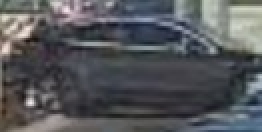
#> input picture images/car/Screenshot_37.jpg, 131 x 66 px, found by its file name (shown 2 times larger); its folder holds only this picture in this run
$ python color-identify-lab-deltacie.py
#> lines starting #> are read from the running program, lines starting #| are printed output that depends on the picture
# This is a program to identify the max occupied color and its name from the given image.

from sklearn.cluster import KMeans
import matplotlib.pyplot as plt
import numpy as np
import cv2
from collections import Counter
from colory.color import Color
from skimage.color import rgb2lab, deltaE_cie76
import os


# Function to convert the RGB values into Hexa-Decimal values
def RGB2HEX(color):
    return "#{:02x}{:02x}{:02x}".format(int(color[0]), int(color[1]), int(color[2]))

# Function to read the Image in OpenCV and convert its color from BGR to Lab
def get_image(image_path):
#> called with image_path = 'images\\car/Screenshot_37.jpg'
    image = cv2.imread(image_path)
#> image is the input picture: shape (66, 131, 3); mean B, G, R 91, 87.5, 85.8
    image = cv2.cvtColor(image, cv2.COLOR_BGR2Lab)
#> image: shape (66, 131, 3); mean of channels 0, 1, 2 93.4, 128.3, 125.7
    x = 8
    y = 8
    w = 122
    h = 58
    image = image[y:y+h, x:x+w]
#> image: shape (58, 122, 3); mean of channels 0, 1, 2 87, 128.4, 125
    #cv2..imshow("get_image",image)
    #plt.imshow(image)
    #plt.show()
    return image


# Function to convert the centered HSV cluster into RGB values
def convert_Lab2RGB(center_colors,rgbarr=[]):
    for cluster in center_colors:
        #print("cluster %%%%%%%%%%",cluster)
        l = cluster[0]
        a = cluster[1]
        b = cluster[2]

        lab_image = np.uint8([[[l,a,b ]]])
        #print("lab_image ***************",lab_image)
        lab2rgb = cv2.cvtColor(lab_image,cv2.COLOR_Lab2RGB)

        l1 = lab2rgb[0][0][0]
        a1 = lab2rgb[0][0][1]
        b1 = lab2rgb[0][0][2]
        rgb_row = [l1,a1,b1]
        #print("RGBrow =============",rgbrow)
        rgbarr.append(rgb_row)
        #print("lab2rgb arr *******************",rgbarr)

    return rgbarr

def get_closest_color_name(dominant):
    #print("Dominant ==",dominant)

    red =  np.uint8([[[150, 90, 100]]])
    blue = np.uint8([[[0,0,128]]])
    white = np.uint8([[[220,220,220]]])
    black = np.uint8([[[0,0,0]]])
    gray = np.uint8([[[128,128,128]]])

    lime = np.uint8([[[0,255,0]]])
    yellow = np.uint8([[[255,255,0]]])
    cyan_aqua = np.uint8([[[0,255,255]]])
    magenta = np.uint8([[[255,0,255]]])
    silver = np.uint8([[[192,192,192]]])

    maroon = np.uint8([[[128,0,0]]])
    olive = np.uint8([[[128,128,0]]])
    green = np.uint8([[[0,128,0]]])
    purple = np.uint8([[[128,0,128]]])
    teal = np.uint8([[[0,128,128]]])
    navy = np.uint8([[[0,0,128]]])


    # Convert from RGB to Lab Color Space
    color_car_rgb =np.uint8([[[dominant[0], dominant[1], dominant[2]]]])
    #print("Color_car _RGB ===", color_car_rgb)

    color_red_lab = rgb2lab(red)
    color_blue_lab = rgb2lab(blue)
    color_black_lab = rgb2lab(black)
    color_white_lab = rgb2lab(white)
    color_gray_lab = rgb2lab(gray)

    color_lime_lab = rgb2lab(lime)
    color_cyan_aqua_lab = rgb2lab(cyan_aqua)
    color_magenta_lab = rgb2lab(magenta)
    color_yellow_lab = rgb2lab(yellow)

    color_silver_lab = rgb2lab(silver)
    color_maroon_lab = rgb2lab(maroon)
    color_olive_lab = rgb2lab(olive)
    color_green_lab = rgb2lab(green)
    color_purple_lab = rgb2lab(purple)
    color_teal_lab = rgb2lab(teal)
    color_navy_lab = rgb2lab(navy)

    color_car_lab = rgb2lab(color_car_rgb)
    #print("Color_car _Lab ===", color_car_lab)

    # Convert from RGB to Lab Color Space
    delta_e_red = deltaE_cie76(color_red_lab, color_car_lab)
    delta_e_blue = deltaE_cie76(color_blue_lab, color_car_lab)
    delta_e_black = deltaE_cie76(color_black_lab, color_car_lab)
    delta_e_white = deltaE_cie76(color_white_lab, color_car_lab)
    delta_e_gray = deltaE_cie76(color_gray_lab, color_car_lab)

    delta_e_lime = deltaE_cie76(color_lime_lab , color_car_lab)
    delta_e_cyan_aqua = deltaE_cie76(color_cyan_aqua_lab , color_car_lab)
    delta_e_magenta = deltaE_cie76(color_magenta_lab, color_car_lab)
    delta_e_yellow = deltaE_cie76(color_yellow_lab, color_car_lab)

    delta_e_silver = deltaE_cie76(color_silver_lab, color_car_lab)
    delta_e_maroon = deltaE_cie76(color_maroon_lab, color_car_lab)
    delta_e_olive = deltaE_cie76(color_olive_lab, color_car_lab)
    delta_e_green = deltaE_cie76(color_green_lab, color_car_lab)
    delta_e_purple = deltaE_cie76(color_purple_lab, color_car_lab)
    delta_e_teal = deltaE_cie76(color_teal_lab, color_car_lab)
    delta_e_navy = deltaE_cie76(color_navy_lab, color_car_lab)

    # print("-------red", delta_e_red, "blue", delta_e_blue, "white", delta_e_white, "black", delta_e_black)


    dicti = {"red": delta_e_red, "blue": delta_e_blue, "white": delta_e_white, "black": delta_e_black, "White": delta_e_white, "Gray": delta_e_gray, "Lime": delta_e_lime, "Cyan/Aqua": delta_e_cyan_aqua, "Magenta": delta_e_magenta, "Yellow": delta_e_yellow, "Silver": delta_e_silver, "Maroon": delta_e_maroon, "Olive": delta_e_olive, "Green": delta_e_green, "Purple": delta_e_purple, "Teal": delta_e_teal, "Navy": delta_e_navy}
    key_min = min(dicti, key=dicti.get)
    #print("Closest Color = ", key_min)
    return key_min


# Function to find the Most Occupied color using K-Means Algorithm .
def get_colors(image, number_of_colors, show_chart):
    #cv2.imshow("Actual image ",image)
    # Resize and Reshape the image
#> called with number_of_colors = 5, show_chart = True
    modified_image = cv2.resize(image, (100, 100), interpolation = cv2.INTER_AREA)
#> modified_image: shape (100, 100, 3); mean of channels 0, 1, 2 86.9, 128.3, 124.9
    modified_image = modified_image.reshape(modified_image.shape[0]*modified_image.shape[1], 3)

    # apply K-means algorithm - pass the no. of max. colors to find as argument .
    clf = KMeans(n_clusters = number_of_colors)
    # Fit and predict the labels for the mentioned no. of clusters. Compute cluster centers and predict cluster index for each sample.
    labels = clf.fit_predict(modified_image)
#> labels = 10000 values, max 4 at index 14, min 0 at index 510, mean 1.65

    #print("Labels =====",labels)
    # Use Counter to store the no. of pixels available in each cluster
    # A Counter is a subclass of dict. Therefore it is an unordered collection where elements and their respective count are stored as dictionary.
    counts = Counter(labels)
#> counts = {3: 514, 1: 1108, 4: 1644, 2: 3660, 0: 3074}
    #print("counts before sort = = = ",counts)

    # sort to ensure correct color percentage
    counts = dict(sorted(counts.items()))
#> counts = {0: 3074, 1: 1108, 2: 3660, 3: 514, 4: 1644}
    #print("counts after sort = = = ",counts)
    #  finding the center color value for each of the clusters
    center_colors = clf.cluster_centers_
    #print("centerd_colors lab =========",center_colors)

    #convert the cluster values from HSV2RGB
    center_colors = convert_Lab2RGB(center_colors,[])
    #print("centerd_colors RGB =========",center_colors)

    # We get ordered colors by iterating through the keys
    ordered_colors = [center_colors[i] for i in counts.keys()]
#> ordered_colors = [[46, 49, 55], [131, 135, 138], [66, 70, 75], [178, 181, 173], [94, 97, 104]]
    #for i in counts.items():
        #print("hex_col list",i)
    hex_colors = [RGB2HEX(ordered_colors[i]) for i in counts.keys()] # This returns the Hexa-Decimal value of each cluster
#> hex_colors = ['#2e3137', '#83878a', '#42464b', '#b2b5ad', '#5e6168']


    #print("hex_colors            ",hex_colors)
    Color_names = [get_closest_color_name(i) for i in ordered_colors]
#> Color_names = ['black', 'Gray', 'Gray', 'Silver', 'Gray']

    rgb_colors = [ordered_colors[i] for i in counts.keys()]
#> rgb_colors has the same summary as ordered_colors
    #print(" rgb_colors : ", rgb_colors)


    # TO Display the highly occupied color name
    global max_occupied_color
    for i,val in Counter(labels).most_common(1):
        max_color = i
        #print("i = ",max_color)
        #print("val = ",val)
        max_occupied_color = get_closest_color_name(ordered_colors[max_color])
        print("Dominant Color = ",max_occupied_color)
#> this loop made 1 pass
#> (i, val, max_color, red in get_closest_color_name, white in get_closest_color_name, gray in get_closest_color_name, lime in get_closest_color_name, cyan_aqua in get_closest_color_name) on pass 1: (2, 3660, 2, [[150, 90, 100]], [[220, 220, 220]], [[128, 128, 128]], [[0, 255, 0]], [[0, 255, 255]])
#| Dominant Color =  Gray

    # To Display each cluster color in pie chart with percentage
    if(show_chart):
        plt.figure(figsize = (8, 6))
        plt.pie(counts.values(), labels = Color_names, colors = hex_colors,autopct='%1.0f%%')
        plt.show()
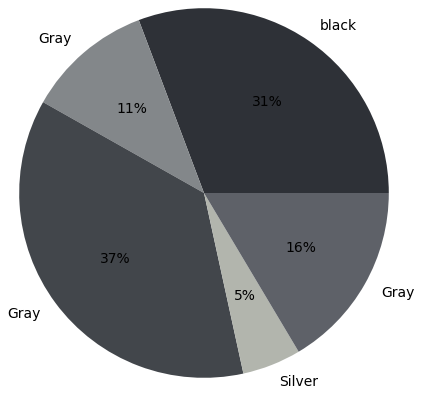
#> figure drawn by matplotlib, 1 panel

    return rgb_colors

# Function to label the identified color name on image
def get_color_label(image):
    # font
    font = cv2.FONT_HERSHEY_SIMPLEX
    # org
    org = (10, 10)
    # fontScale
    fontScale = 0.5

    # Blue color in BGR
    color = (255, 0, 0)

    # Line thickness of 2 px
    thickness = 1

    # Using cv2.putText() method
    #image = cv2.putText(image,max_occupied_color, org, font,fontScale, color, thickness, cv2.LINE_AA)
    image = cv2.putText(cv2.cvtColor(image, cv2.COLOR_Lab2RGB),max_occupied_color, org, font,fontScale, color, thickness, cv2.LINE_AA,bottomLeftOrigin=False)
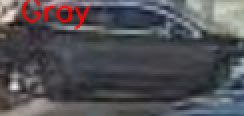
#> image: shape (58, 122, 3) (shown 2 times larger); mean R, G, B 81.8, 80.4, 84.8
    plt.imshow(image)
    plt.show()


IMAGE_DIRECTORY = 'images\car'
#dir_path = os.getcwd()
dir_path = os.path.dirname(os.path.realpath(__file__))
#print("dir_path =========",dir_path)
Image_Folder_Path =os.path.join(dir_path,IMAGE_DIRECTORY)
#print(Image_Folder_Path)


for file in os.listdir(Image_Folder_Path):

    if not file.startswith('.') and file.endswith('.jpg'):
        #print("PAth = ",os.path.join(Image_Folder_Path, file))
        print("File name = ",file)
        Image_Path = os.path.join(Image_Folder_Path, file)
        image1 = get_image(Image_Path)
        get_colors(image1,5,True)
        get_color_label(image1)

$ run again, on images/car/Screenshot_41.jpg
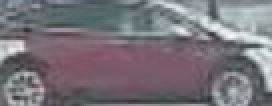
#> input picture images/car/Screenshot_41.jpg, 136 x 53 px, found by its file name (shown 2 times larger)
#> in get_image, image is the input picture: shape (53, 136, 3); mean B, G, R 123, 115.2, 120.4
#> modified_image: shape (100, 100, 3); mean of channels 0, 1, 2 119.6, 133.5, 124.7
#> labels = 10000 values, max 4 at index 301, min 0 at index 0, mean 2.36
#> in get_colors, `counts = Counter(labels)`: counts = {0: 2261, 2: 2048, 3: 1337, 1: 636, 4: 3718}
#> in get_colors, `counts = dict(sorted(counts.items()))`: counts = {0: 2261, 1: 636, 2: 2048, 3: 1337, 4: 3718}
#> ordered_colors = [[82, 81, 88], [193, 201, 205], [111, 112, 119], [145, 150, 155], [117, 92, 106]]
#> hex_colors = ['#525158', '#c1c9cd', '#6f7077', '#91969b', '#755c6a']
#> Color_names = ['Gray', 'Silver', 'Gray', 'Gray', 'red']
#> rgb_colors has the same summary as ordered_colors
#> the loop in get_colors, `for i,val in Counter(labels).most_common(1):` made 1 pass
#> (i, val, max_color, red in get_closest_color_name, white in get_closest_color_name, gray in get_closest_color_name, lime in get_closest_color_name, cyan_aqua in get_closest_color_name) on pass 1: (4, 3718, 4, [[150, 90, 100]], [[220, 220, 220]], [[128, 128, 128]], [[0, 255, 0]], [[0, 255, 255]])
#> (printed output is left out)
#> in get_colors, `plt.show()`:
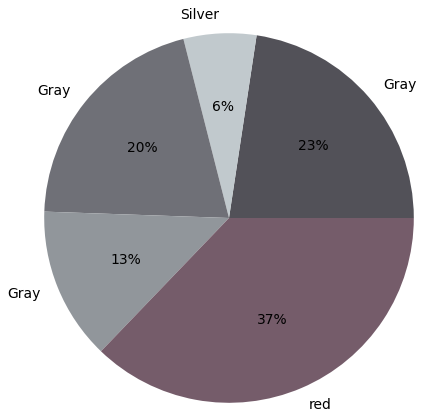
#> figure drawn by matplotlib, 1 panel
#> in get_color_label, `image = cv2.putText(cv2.cvtColor(image, cv2.COLOR_Lab2RGB),max_occupie..`:
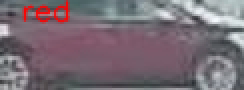
#> image: shape (45, 122, 3) (shown 2 times larger); mean R, G, B 120.5, 107.5, 116

$ run again, on images/car/Screenshot_42.jpg
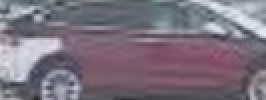
#> input picture images/car/Screenshot_42.jpg, 133 x 50 px, found by its file name (shown 2 times larger)
#> in get_image, image is the input picture: shape (50, 133, 3); mean B, G, R 126, 113.1, 122.8
#> modified_image: shape (100, 100, 3); mean of channels 0, 1, 2 118.6, 136.5, 122.4
#> labels = 10000 values, max 4 at index 2, min 0 at index 218, mean 1.85
#> in get_colors, `counts = Counter(labels)`: counts = {2: 1033, 4: 2029, 3: 2526, 1: 733, 0: 3679}
#> in get_colors, `counts = dict(sorted(counts.items()))`: counts = {0: 3679, 1: 733, 2: 1033, 3: 2526, 4: 2029}
#> ordered_colors = [[120, 91, 107], [198, 203, 216], [145, 147, 160], [88, 82, 93], [116, 110, 124]]
#> hex_colors = ['#785b6b', '#c6cbd8', '#9193a0', '#58525d', '#746e7c']
#> Color_names = ['red', 'Silver', 'Gray', 'Gray', 'Gray']
#> rgb_colors has the same summary as ordered_colors
#> the loop in get_colors, `for i,val in Counter(labels).most_common(1):` made 1 pass
#> (val, max_color, red in get_closest_color_name, white in get_closest_color_name, gray in get_closest_color_name, lime in get_closest_color_name, cyan_aqua in get_closest_color_name, magenta in get_closest_color_name) on pass 1: (3679, 0, [[150, 90, 100]], [[220, 220, 220]], [[128, 128, 128]], [[0, 255, 0]], [[0, 255, 255]], [[255, 0, 255]])
#> (printed output is left out)
#> in get_colors, `plt.show()`:
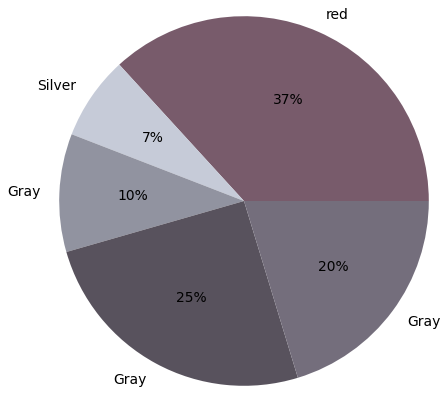
#> figure drawn by matplotlib, 1 panel
#> in get_color_label, `image = cv2.putText(cv2.cvtColor(image, cv2.COLOR_Lab2RGB),max_occupie..`:
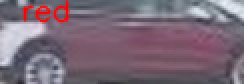
#> image: shape (42, 122, 3) (shown 2 times larger); mean R, G, B 122.7, 104.8, 118.7

$ run again, on images/car/Screenshot_43.jpg
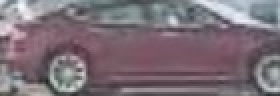
#> input picture images/car/Screenshot_43.jpg, 140 x 48 px, found by its file name (shown 2 times larger)
#> in get_image, image is the input picture: shape (48, 140, 3); mean B, G, R 119.6, 111.4, 124.1
#> modified_image: shape (100, 100, 3); mean of channels 0, 1, 2 114.3, 137.1, 125.8
#> labels = 10000 values, max 4 at index 20, min 0 at index 10, mean 1.66
#> in get_colors, `counts = Counter(labels)`: counts = {2: 1196, 1: 360, 3: 2190, 0: 4424, 4: 1830}
#> in get_colors, `counts = dict(sorted(counts.items()))`: counts = {0: 4424, 1: 360, 2: 1196, 3: 2190, 4: 1830}
#> ordered_colors = [[115, 90, 102], [190, 190, 196], [147, 144, 148], [125, 109, 119], [88, 72, 80]]
#> hex_colors = ['#735a66', '#bebec4', '#939094', '#7d6d77', '#584850']
#> Color_names = ['red', 'Silver', 'Gray', 'Gray', 'Gray']
#> rgb_colors has the same summary as ordered_colors
#> the loop in get_colors, `for i,val in Counter(labels).most_common(1):` made 1 pass
#> (val, max_color, red in get_closest_color_name, white in get_closest_color_name, gray in get_closest_color_name, lime in get_closest_color_name, cyan_aqua in get_closest_color_name, magenta in get_closest_color_name) on pass 1: (4424, 0, [[150, 90, 100]], [[220, 220, 220]], [[128, 128, 128]], [[0, 255, 0]], [[0, 255, 255]], [[255, 0, 255]])
#> (printed output is left out)
#> in get_colors, `plt.show()`:
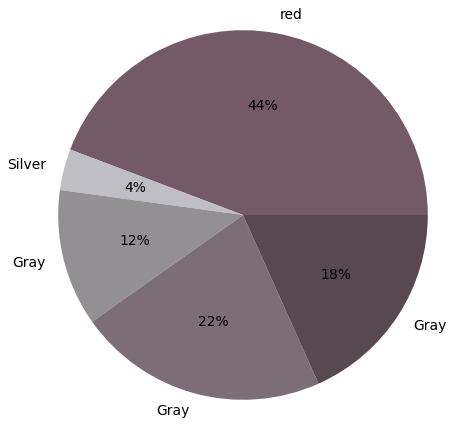
#> figure drawn by matplotlib, 1 panel
#> in get_color_label, `image = cv2.putText(cv2.cvtColor(image, cv2.COLOR_Lab2RGB),max_occupie..`:
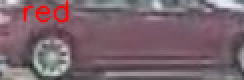
#> image: shape (40, 122, 3) (shown 2 times larger); mean R, G, B 121.8, 100, 108.7

$ run again, on images/car/Screenshot_38.jpg
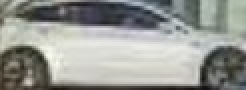
#> input picture images/car/Screenshot_38.jpg, 123 x 45 px, found by its file name (shown 2 times larger)
#> in get_image, image is the input picture: shape (45, 123, 3); mean B, G, R 145.9, 150.9, 148.9
#> modified_image: shape (100, 100, 3); mean of channels 0, 1, 2 166.3, 126.6, 130.5
#> labels = 10000 values, max 4 at index 64, min 0 at index 0, mean 1.66
#> in get_colors, `counts = Counter(labels)`: counts = {0: 1446, 3: 1369, 4: 984, 2: 2318, 1: 3883}
#> in get_colors, `counts = dict(sorted(counts.items()))`: counts = {0: 1446, 1: 3883, 2: 2318, 3: 1369, 4: 984}
#> ordered_colors = [[86, 89, 84], [214, 217, 210], [184, 188, 183], [53, 55, 53], [131, 137, 132]]
#> hex_colors = ['#565954', '#d6d9d2', '#b8bcb7', '#353735', '#838984']
#> Color_names = ['Gray', 'white', 'Silver', 'black', 'Gray']
#> rgb_colors has the same summary as ordered_colors
#> the loop in get_colors, `for i,val in Counter(labels).most_common(1):` made 1 pass
#> (i, val, max_color, red in get_closest_color_name, white in get_closest_color_name, gray in get_closest_color_name, lime in get_closest_color_name, cyan_aqua in get_closest_color_name) on pass 1: (1, 3883, 1, [[150, 90, 100]], [[220, 220, 220]], [[128, 128, 128]], [[0, 255, 0]], [[0, 255, 255]])
#> (printed output is left out)
#> in get_colors, `plt.show()`:
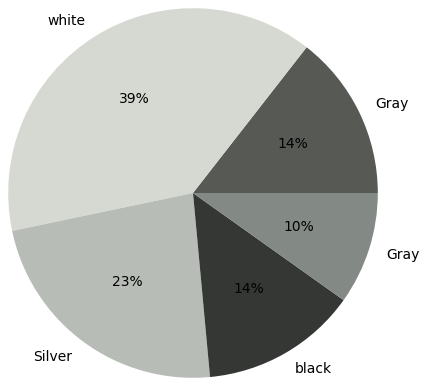
#> figure drawn by matplotlib, 1 panel
#> in get_color_label, `image = cv2.putText(cv2.cvtColor(image, cv2.COLOR_Lab2RGB),max_occupie..`:
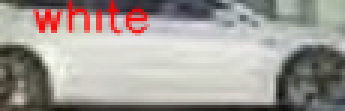
#> image: shape (37, 115, 3) (shown 3 times larger); mean R, G, B 162.8, 156.7, 151.5
